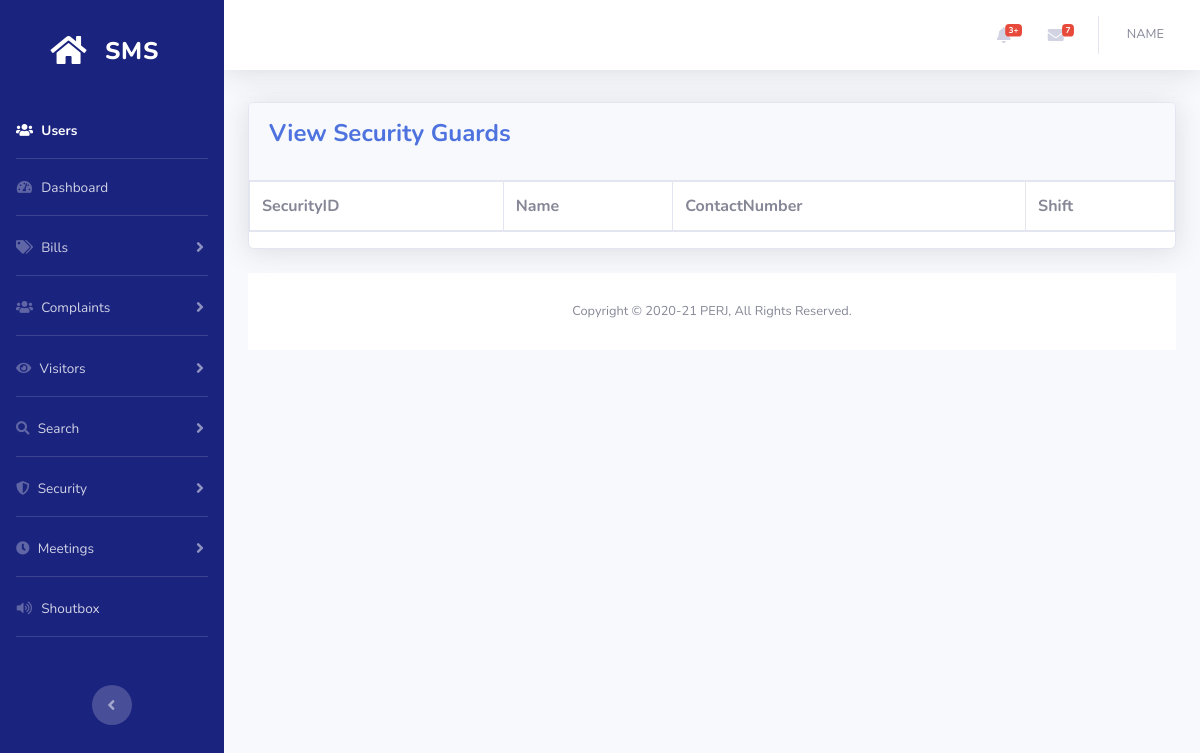
Page /user/view_security.php on the earlier database version.
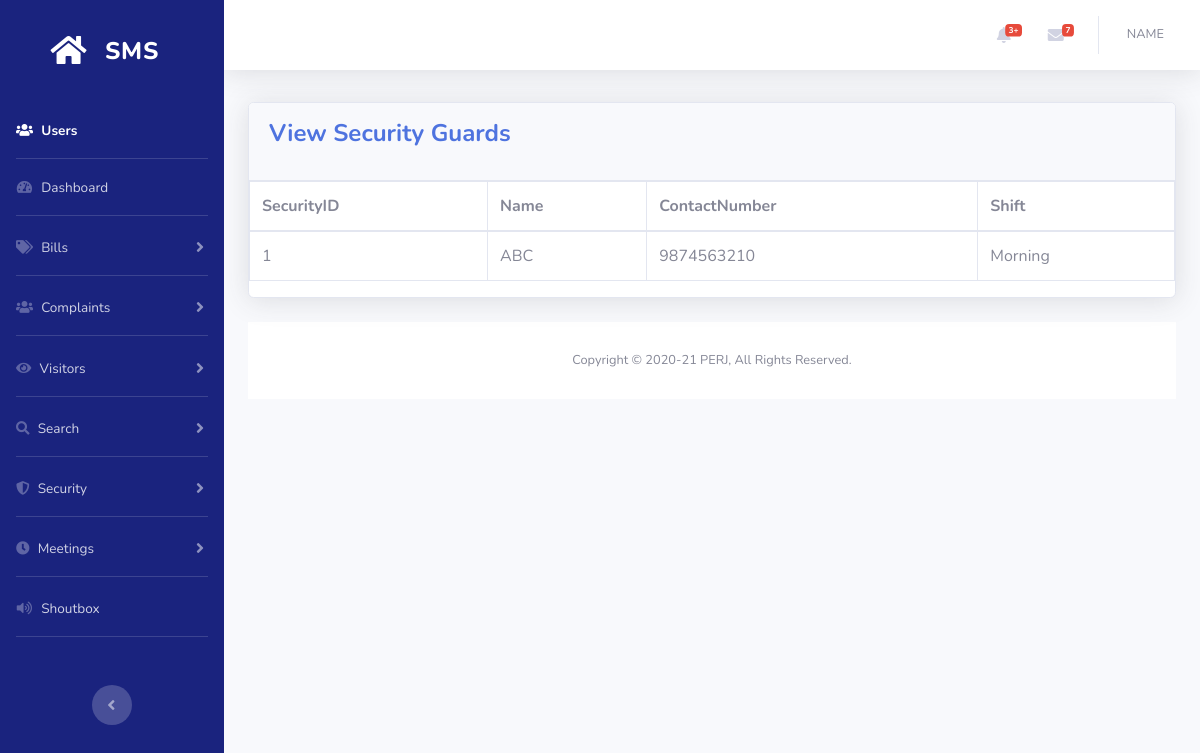
Same page on the later database version.
### tables this page shows
CREATE TABLE `security` (
  `SecurityID` bigint(20) NOT NULL,
  `Name` varchar(50) NOT NULL,
  `ContactNumber` bigint(10) NOT NULL,
  `Shift` varchar(50) NOT NULL,
  `created_at` timestamp NOT NULL DEFAULT current_timestamp(),
  `updated_at` timestamp NOT NULL DEFAULT current_timestamp()
);

### user/view_security.php (the view, shortened to what this page needs)
<?php include './includes/shared/header.php'; ?>
<?php include './includes/shared/sidebar.php'; ?>
<?php include './includes/shared/topbar.php'; ?>
<div class="container-fluid">
    <div class="row">
        <div class="col-md-12 grid-margin stretch-card mt-2">
            <div class="card shadow mb-4">
                <div class="card-header py-3">
                    <div class="row align-items-center">
                        <div class="col-12 mb-3">
                            <h4 class="m-0 font-weight-bold text-primary">View Security Guards</h4>
                        </div>
                    </div>
                </div>
    <table class="table table-bordered">
    <thead>
    <tr>
    <th>SecurityID</th>
    <th>Name</th>
    <th>ContactNumber</th>
    <th>Shift</th>
    </tr>
    </thead>
    <tbody>
    <?php
    $query = "SELECT * FROM security";
    if ($result = mysqli_query($con, $query)) {
    while ($row = mysqli_fetch_array($result)) {
    ?>
    <tr>
    <td><?php echo $row['SecurityID'];?></td>
    <td><?php echo $row['Name'];?></td>
    <td><?php echo $row['ContactNumber'];?></td>
    <td><?php echo $row['Shift'];?></td>
    </tr>
    <?php
    }
}
    ?>
    </tbody>
    </table>
<?php
include './includes/shared/footer.php';
include './includes/shared/scripts.php';
?>

Differences in the rows shown:
added security: SecurityID "1", Name "ABC", ContactNumber "9874563210", Shift "Morning"
